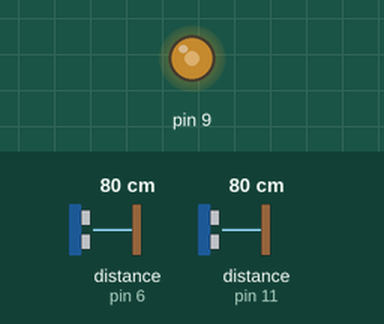
Bench run of a sketch on a simulated Arduino Uno, built with avr-gcc and run on an emulated ATmega328P. Shown: output pins drawn as LEDs (lit = HIGH). Wiring (inferred from the names in the program): 2 × ultrasonic range finder: trigger pin 5, echo pin 6 / trigger pin 10, echo pin 11. Inputs (shaded band) come from the test bench; at power-on: distance to the obstacle (sensors on pin 11, pin 6) 80 cm. The echo pulse lasts 58.3 µs per cm; pins used as bus, display or sensor lines are not drawn; what the sketch prints to the serial monitor is not drawn.

Above: at 1.2 s.
1.3 s: distance to the obstacle (sensor on pin 11) set to 2 cm
Timing chart, 0 to 2.5 s (numbered marks = the images above; inputs shaded):
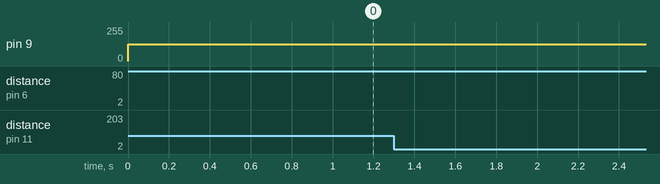

The sketch:

dj_scratch_progmem.ino
```cpp
/*
 * DJ Scratch PROGMEM - Optimized Version
 * Left hand = play/stop, Right hand = scratch/speed control
 */

#include <avr/pgmspace.h>
#include "audio_data.h"

// Pins
#define TRIG1 10
#define ECHO1 11
#define TRIG2 5
#define ECHO2 6

// Audio state
volatile int32_t sampleIndex = 0;
volatile uint8_t sampleCounter = 0;
volatile uint8_t playState = 0;
volatile uint8_t playbackSpeed = 5;
volatile int8_t scratchSpeed = 1;
volatile bool isScratchMode = false;

void setup() {
  Serial.begin(9600);
  pinMode(9, OUTPUT);
  pinMode(TRIG1, OUTPUT); pinMode(ECHO1, INPUT);
  pinMode(TRIG2, OUTPUT); pinMode(ECHO2, INPUT);

  // Timer1 PWM
  TCCR1A = _BV(COM1A1) | _BV(WGM11);
  TCCR1B = _BV(WGM13) | _BV(CS10);
  ICR1 = 399;
  OCR1A = ICR1 / 2;
  TIMSK1 = _BV(OCIE1A);

  Serial.println(F("DJ Ready"));
}

float readSensor(uint8_t trig, uint8_t echo) {
  digitalWrite(trig, HIGH);
  delayMicroseconds(10);
  digitalWrite(trig, LOW);

  unsigned long duration = pulseIn(echo, HIGH, 30000UL);
  if (duration == 0) return 0.5;
  return duration * 0.034 / 2.0;
}

ISR(TIMER1_COMPA_vect) {
  sampleCounter++;

  uint8_t currentSpeed = isScratchMode ? 2 : playbackSpeed;

  if (sampleCounter >= currentSpeed) {
    sampleCounter = 0;

    if (playState == 1) {
      if (sampleIndex < 0) sampleIndex = 0;
      if (sampleIndex >= AUDIO_SAMPLE_COUNT) sampleIndex = 0;

      uint8_t sample = pgm_read_byte(&audioData[sampleIndex]);
      int16_t amp = ((int16_t)sample - 128) * 4;
      amp = constrain(amp, -128, 127);

      OCR1A = ((uint32_t)(amp + 128) * ICR1) / 255;

      if (isScratchMode) {
        sampleIndex += scratchSpeed;
        if (sampleIndex < 0) sampleIndex = AUDIO_SAMPLE_COUNT - 1;
        if (sampleIndex >= AUDIO_SAMPLE_COUNT) sampleIndex = 0;
      } else {
        sampleIndex++;
        if (sampleIndex >= AUDIO_SAMPLE_COUNT) sampleIndex = 0;
      }

    } else {
      OCR1A = ICR1 / 2;
    }
  }
}

void loop() {
  float d1 = readSensor(TRIG1, ECHO1);
  float d2 = readSensor(TRIG2, ECHO2);

  bool leftHand = (d1 >= 1.0 && d1 <= 20.0);
  bool rightHand = (d2 >= 1.0 && d2 <= 20.0);

  // LEFT HAND - Play/Stop
  if (leftHand) {
    if (playState == 0) {
      playState = 1;
      sampleIndex = 0;
      Serial.println(F("PLAY"));
    }
  } else {
    if (playState == 1) {
      playState = 0;
      Serial.println(F("STOP"));
    }
  }

  // RIGHT HAND - Scratch + Speed Control
  static bool prevRightHand = false;
  static unsigned long lastTransition = 0;
  static uint8_t transitionCount = 0;
  static int8_t scratchDirection = 1;
  static unsigned long rightHandStartTime = 0;
  static unsigned long lastRightHandDetected = 0;

  if (rightHand) {
    lastRightHandDetected = millis();
  }

  if (rightHand != prevRightHand) {
    lastTransition = millis();
    transitionCount++;
    scratchDirection = -scratchDirection;
  }

  if (rightHand && !prevRightHand) {
    rightHandStartTime = millis();
  }

  if (millis() - lastTransition > 500) {
    transitionCount = 0;
  }

  // Stop scratching if no right hand for 200ms
  if (!rightHand && (millis() - lastRightHandDetected) > 200) {
    if (isScratchMode) {
      isScratchMode = false;
      scratchSpeed = 1;
      playbackSpeed = 5;
      transitionCount = 0;
      Serial.println(F("NORMAL"));
    }
  }
  // Scratch mode - rapid transitions
  else if (rightHand && transitionCount >= 2 && (millis() - lastTransition) < 300) {
    isScratchMode = true;

    if (transitionCount >= 4) {
      scratchSpeed = scratchDirection * 6;
      Serial.println(F("SCRATCH+"));
    } else {
      scratchSpeed = scratchDirection * 3;
      Serial.println(F("SCRATCH"));
    }
  }
  // Distance speed control
  else if (rightHand && (millis() - rightHandStartTime) > 300) {
    isScratchMode = false;
    scratchSpeed = 1;

    float ratio = (d2 - 1.0) / (20.0 - 1.0);
    ratio = constrain(ratio, 0.0, 1.0);
    playbackSpeed = (uint8_t)(5 + (10 * ratio));  // 5 (normal) to 15 (slower)

    static unsigned long lastSpeedReport = 0;
    if (millis() - lastSpeedReport > 2000) {
      Serial.print(F("SPEED:"));
      Serial.println(playbackSpeed);
      lastSpeedReport = millis();
    }
  }

  prevRightHand = rightHand;

  delay(30);
} 
```

Source omitted: audio_data.h (data table, 161419 bytes)
